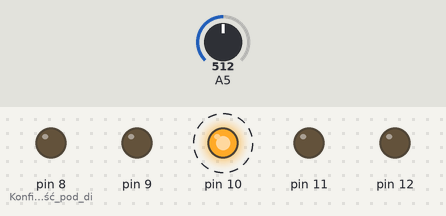
Bench run of a sketch on a simulated Arduino Uno, built with avr-gcc and run on an emulated ATmega328P. Parts: output pins drawn as LEDs (lit = HIGH). Dashed ring = blinking. The test bench sets the inputs (shaded band); at power-on: A5 = 512.

Above: at 1.4 s.
1.5 s: A5 set to 759
4.7 s: A5 set to 785
At 4.87 s:
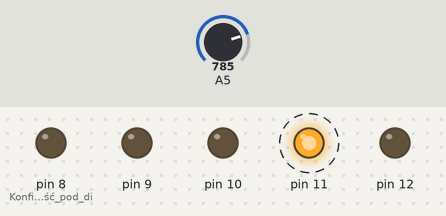
7.9 s: A5 set to 1014
11.1 s: A5 set to 1022
At 11.7 s:
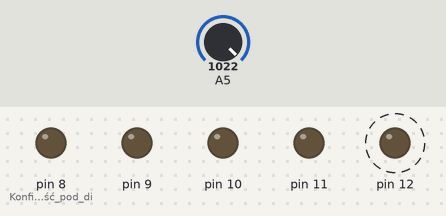
14.3 s: A5 set to 122
At 14.7 s:
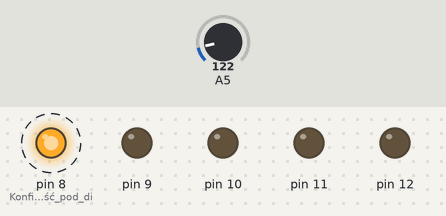
17.5 s: A5 set to 245
19.4 s: A5 set to 263
At 20.51 s:
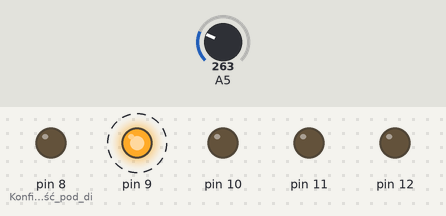
Timing chart, 0 to 23.6 s (numbered marks = the images above; inputs shaded):
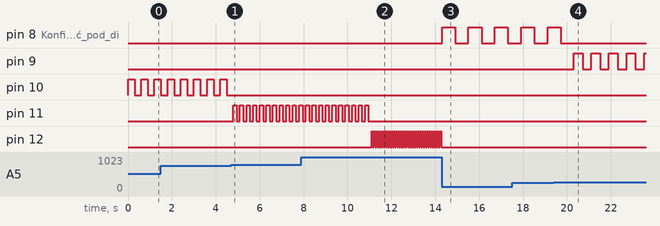

Measured:
- the behaviour switches between 766 and 767 on A5 (found by bisection; images 0 and 1)
- the behaviour switches between 1021 and 1022 on A5 (found by bisection; images 1 and 2)
- the behaviour switches between 255 and 256 on A5 (found by bisection; images 3 and 4)
- after the input at 4.7 s, pin 10: stops changing and stays LOW; pin 11: alternates HIGH for 0.15 s and LOW for 0.15 s, starting after 0.10 s
- after the input at 11.1 s, pin 11: stops changing and stays LOW; pin 12: alternates HIGH for 0.05 s and LOW for 0.05 s, starting at once
- after the input at 14.3 s, pin 8 (Konfiguracja_wyjść_pod_di): alternates HIGH for 0.60 s and LOW for 0.60 s, starting at once; pin 12: stops changing and stays LOW
- after the input at 19.4 s, pin 8 (Konfiguracja_wyjść_pod_di): goes on until 19.7 s, then stays LOW; pin 9: alternates HIGH for 0.40 s and LOW for 0.40 s, starting after 0.91 s
- by itself, pin 10: alternates HIGH for 0.30 s and LOW for 0.30 s

The sketch:

Wskaznik_diodowy.ino
```cpp
int odczytanaWartosc = 0; //Deklaracja wartości odczytywanej z potencjometru

void setup()
{
  pinMode(8, OUTPUT); //Konfiguracja wyjść pod diody LED
  pinMode(9, OUTPUT);
  pinMode(10, OUTPUT);
  pinMode(11, OUTPUT);
  pinMode(12, OUTPUT);
}

void loop()
{
  odczytanaWartosc = analogRead(A5);//Odczytanie wartości z wyjścia A5
  odczytanaWartosc = map(odczytanaWartosc, 0, 1022, 1, 5);//Przeskalowanie wartości z analogowej (0-1021) na cyfrową (1-5V)
  switch (odczytanaWartosc) //Sprawdzenie warunków dla konkretnych wartości odczytanych z potencjometru
  {
  case 1: //Zakres pierwszy równy 0-1V
      digitalWrite(8, HIGH); //Włączenie 1 diody i ustawienie szybkości migania
      delay(600);
      digitalWrite(8, LOW);
      delay(600);
      digitalWrite(9, LOW);
      digitalWrite(10, LOW);
      digitalWrite(11, LOW);
      digitalWrite(12, LOW);
   break;

   case 2: //Zakres drugi równy 1-2V
      digitalWrite(8, LOW);
      digitalWrite(9, HIGH); //Włączenie 2 diody i ustawienie szybkości migania
      delay(400);
      digitalWrite(9, LOW);
      delay(400);
      digitalWrite(10, LOW);
      digitalWrite(11, LOW);
      digitalWrite(12, LOW);
   break;

   case 3: //Zakres trzeci równy 2-3V
      digitalWrite(8, LOW);
      digitalWrite(9, LOW);
      digitalWrite(10, HIGH); //Włączenie 3 diody i ustawienie szybkości migania
      delay(300);
      digitalWrite(10, LOW);
      delay(300);
      digitalWrite(11, LOW);
      digitalWrite(12, LOW);
   break;

   case 4: //Zakres czwarty równy 3-4V
      digitalWrite(8, LOW);
      digitalWrite(9, LOW);
      digitalWrite(10, LOW);
      digitalWrite(11, HIGH);//Włączenie 4 diody i ustawienie szybkości migania
      delay(150);
      digitalWrite(11, LOW);
      delay(150);
      digitalWrite(12, LOW);
   break;

   case 5: //Zakres piąty równy 5V
      digitalWrite(8, LOW);
      digitalWrite(9, LOW);
      digitalWrite(10, LOW);
      digitalWrite(11, LOW);
      digitalWrite(12, HIGH);   //Włączenie 5 diody i ustawienie szybkości migania
      delay(50);
      digitalWrite(12, LOW);
      delay(50);
   break;
  }
}
```
